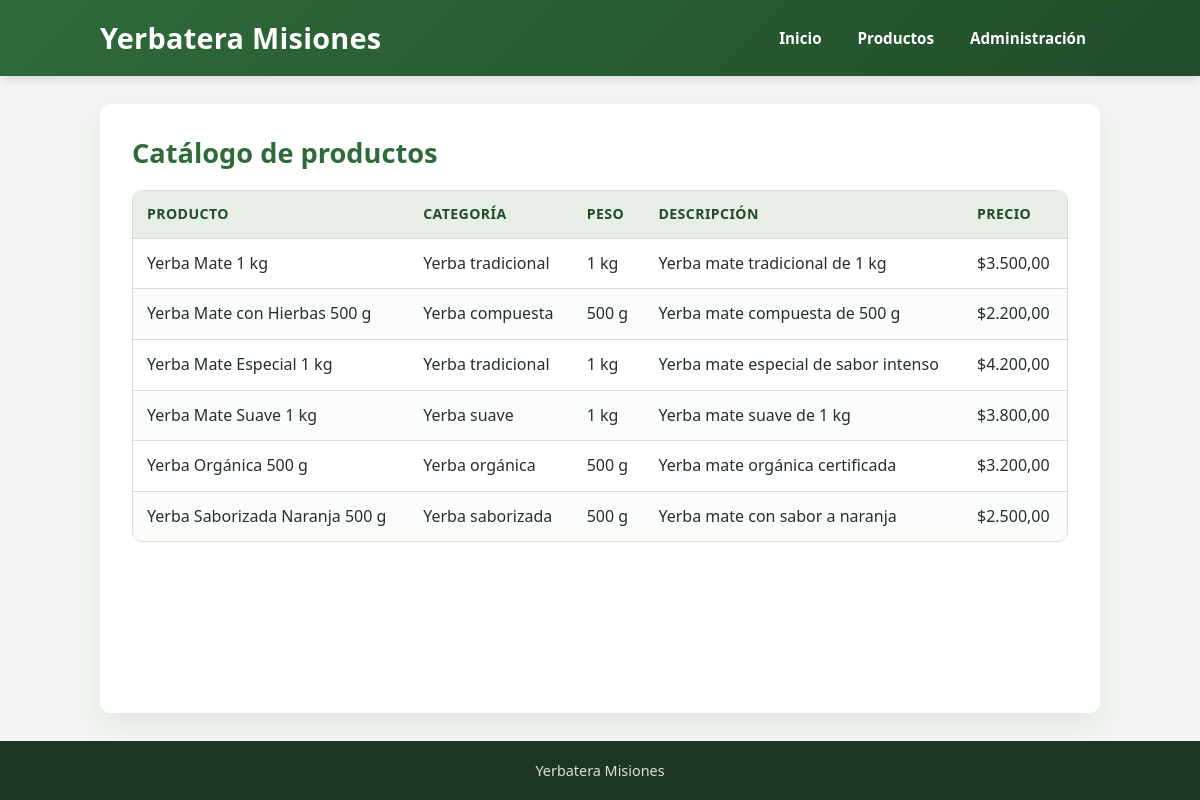
The page /productos.php on the database its author committed.
### tables this page shows
CREATE TABLE `productos` (
  `id` int(11) NOT NULL,
  `categoria_id` int(11) NOT NULL,
  `nombre` varchar(100) NOT NULL,
  `descripcion` varchar(255) DEFAULT NULL,
  `precio` decimal(10,2) NOT NULL,
  `peso` decimal(10,2) DEFAULT NULL,
  `unidad` enum('g','kg') DEFAULT NULL
);

CREATE TABLE `categorias` (
  `id` int(11) NOT NULL,
  `nombre` varchar(100) NOT NULL,
  `descripcion` varchar(255) DEFAULT NULL
);

### includes/funciones.php (called while the page is built, shortened)
<?php
function e($valor) {
    return htmlspecialchars((string) $valor, ENT_QUOTES, 'UTF-8');
}
function formatPeso($peso, $unidad) {
    $texto = number_format((float) $peso, 2, ',', '.');
    $texto = rtrim(rtrim($texto, '0'), ',');
    return $texto . ' ' . ($unidad === 'kg' ? 'kg' : 'g');
}

### productos.php (the view, shortened to what this page needs)
<?php
require_once 'includes/conexion.php';
require_once 'includes/funciones.php';
$rutaBase = '';
$consulta = $conexion->query(
    "SELECT productos.nombre, productos.descripcion,
            productos.precio, productos.peso, productos.unidad,
            categorias.nombre AS categoria
     FROM productos
     INNER JOIN categorias
        ON productos.categoria_id = categorias.id
     ORDER BY productos.nombre"
);
$productos = $consulta->fetchAll();
require_once 'includes/header.php';
?>
<h2>Catálogo de productos</h2>
<?php if (count($productos) > 0): ?>
    <div class="tabla-contenedor">
        <table class="tabla-responsive">
            <thead>
                <tr>
                    <th>Producto</th>
                    <th>Categoría</th>
                    <th>Peso</th>
                    <th>Descripción</th>
                    <th>Precio</th>
                </tr>
            </thead>
            <tbody>
                <?php foreach ($productos as $producto): ?>
                    <tr>
                        <td data-label="Producto"><?= e($producto['nombre']) ?></td>
                        <td data-label="Categoría"><?= e($producto['categoria']) ?></td>
                        <td data-label="Peso"><?= e(formatPeso(
                            $producto['peso'] ?? null,
                            $producto['unidad'] ?? null
                        )) ?></td>
                        <td data-label="Descripción"><?= e($producto['descripcion'] ?? '') ?></td>
                        <td data-label="Precio">$<?= number_format((float) $producto['precio'], 2, ',', '.') ?></td>
                    </tr>
                <?php endforeach; ?>
            </tbody>
        </table>
    </div>
<?php else: ?>
    <p>No hay productos disponibles.</p>
<?php endif; ?>
<?php require_once 'includes/footer.php'; ?>

### includes/header.php (shortened to what this page needs)
<?php
require_once __DIR__ . '/funciones.php';
$rutaBase = $rutaBase ?? '';
?>
<!DOCTYPE html>
<html lang="es">
<head>
    <link rel="stylesheet" href="<?= e($rutaBase) ?>css/estilos.css">
</head>
<body>
<header>
    <div class="header-contenido">
        <h1>Yerbatera Misiones</h1>
        <nav>
            <a href="<?= e($rutaBase) ?>index.php">Inicio</a>
            <a href="<?= e($rutaBase) ?>productos.php">Productos</a>
            <a href="<?= e($rutaBase) ?>login.php">Administración</a>
        </nav>
    </div>
</header>
<main id="contenido">

### includes/footer.php
</main>
<footer>
    <p>Yerbatera Misiones</p>
</footer>
</body>
</html>

### css/estilos.css (style rules this page uses)
:root { --verde: #2f6b3a; --verde-oscuro: #214d2a; --verde-claro: #e6eee5; --verde-suave: #f2f7f1; --texto: #26302a; --texto-suave: #59655d; --borde: #d6e1d4; --fondo: #f3f6f2; --blanco: #ffffff; --peligro: #b03a2e; --peligro-oscuro: #8e2c23; --radio: 10px; --sombra: 0 12px 32px rgba(27, 61, 35, 0.08); --transicion: 160ms ease; }
*, *::before, *::after { box-sizing: border-box; }
html { scroll-behavior: smooth; -webkit-text-size-adjust: 100%; text-size-adjust: 100%; }
body { margin: 0; min-height: 100vh; display: flex; flex-direction: column; font-family: system-ui, -apple-system, "Segoe UI", Roboto, Arial, sans-serif; background-color: var(--fondo); color: var(--texto); line-height: 1.6; overflow-wrap: break-word; }
header { background: linear-gradient(135deg, var(--verde) 0%, var(--verde-oscuro) 100%); color: var(--blanco); padding: 18px 20px; box-shadow: 0 2px 12px rgba(0, 0, 0, 0.14); }
.header-contenido { width: 100%; max-width: 1000px; margin: 0 auto; display: flex; flex-wrap: wrap; align-items: center; justify-content: space-between; gap: 14px; }
header h1 { margin: 0; font-size: clamp(1.35rem, 2.5vw, 1.8rem); line-height: 1.2; letter-spacing: 0.01em; }
nav { display: flex; flex-wrap: wrap; gap: 8px; }
nav a { display: inline-flex; align-items: center; justify-content: center; min-height: 40px; padding: 8px 14px; border-radius: 999px; color: var(--blanco); text-decoration: none; font-weight: 600; font-size: 0.95rem; transition: background-color var(--transicion), color var(--transicion); }
main { flex: 1 0 auto; width: calc(100% - 32px); max-width: 1000px; margin: 28px auto; padding: clamp(18px, 3vw, 32px); background-color: var(--blanco); border-radius: var(--radio); box-shadow: var(--sombra); }
h2, h3 { line-height: 1.25; }
h2 { margin: 0 0 16px; color: var(--verde); font-size: clamp(1.35rem, 2.4vw, 1.7rem); }
p { margin: 0 0 14px; }
a { color: var(--verde); text-underline-offset: 2px; }
.tabla-contenedor { width: 100%; margin: 20px 0; overflow-x: auto; background-color: var(--blanco); border: 1px solid var(--borde); border-radius: var(--radio); -webkit-overflow-scrolling: touch; }
table { width: 100%; min-width: 640px; border-collapse: collapse; }
th, td { padding: 12px 14px; text-align: left; vertical-align: top; border-bottom: 1px solid var(--borde); }
th { background-color: var(--verde-claro); color: var(--verde-oscuro); font-size: 0.88rem; text-transform: uppercase; letter-spacing: 0.03em; white-space: nowrap; }
tbody tr:last-child td { border-bottom: 0; }
tbody tr:nth-child(even) { background-color: #fbfdfb; }
footer { margin-top: auto; padding: 18px 16px; background-color: #1d3523; color: #d8e6d8; text-align: center; font-size: 0.9rem; }
footer p { margin: 0; }

### rows shown on the page
productos: nombre "Yerba Mate 1 kg", categoria.nombre "Yerba tradicional", peso+unidad "1 kg", descripcion "Yerba mate tradicional de 1 kg", precio "3.500,00"
productos: nombre "Yerba Mate con Hierbas 500 g", categoria.nombre "Yerba compuesta", peso+unidad "500 g", descripcion "Yerba mate compuesta de 500 g", precio "2.200,00"
productos: nombre "Yerba Mate Especial 1 kg", categoria.nombre "Yerba tradicional", peso+unidad "1 kg", descripcion "Yerba mate especial de sabor intenso", precio "4.200,00"
productos: nombre "Yerba Mate Suave 1 kg", categoria.nombre "Yerba suave", peso+unidad "1 kg", descripcion "Yerba mate suave de 1 kg", precio "3.800,00"
productos: nombre "Yerba Orgánica 500 g", categoria.nombre "Yerba orgánica", peso+unidad "500 g", descripcion "Yerba mate orgánica certificada", precio "3.200,00"
productos: nombre "Yerba Saborizada Naranja 500 g", categoria.nombre "Yerba saborizada", peso+unidad "500 g", descripcion "Yerba mate con sabor a naranja", precio "2.500,00"
